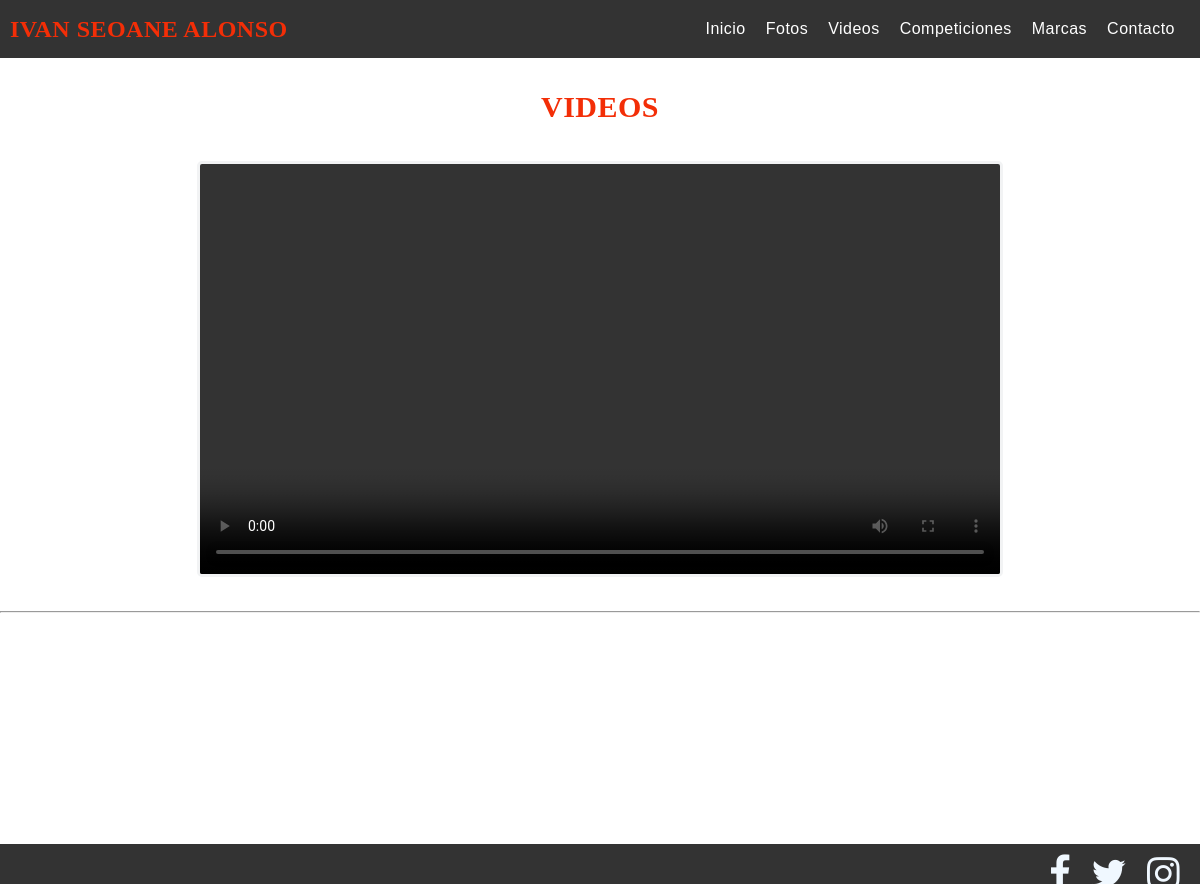
The app's page /videos/Videos/, older data.
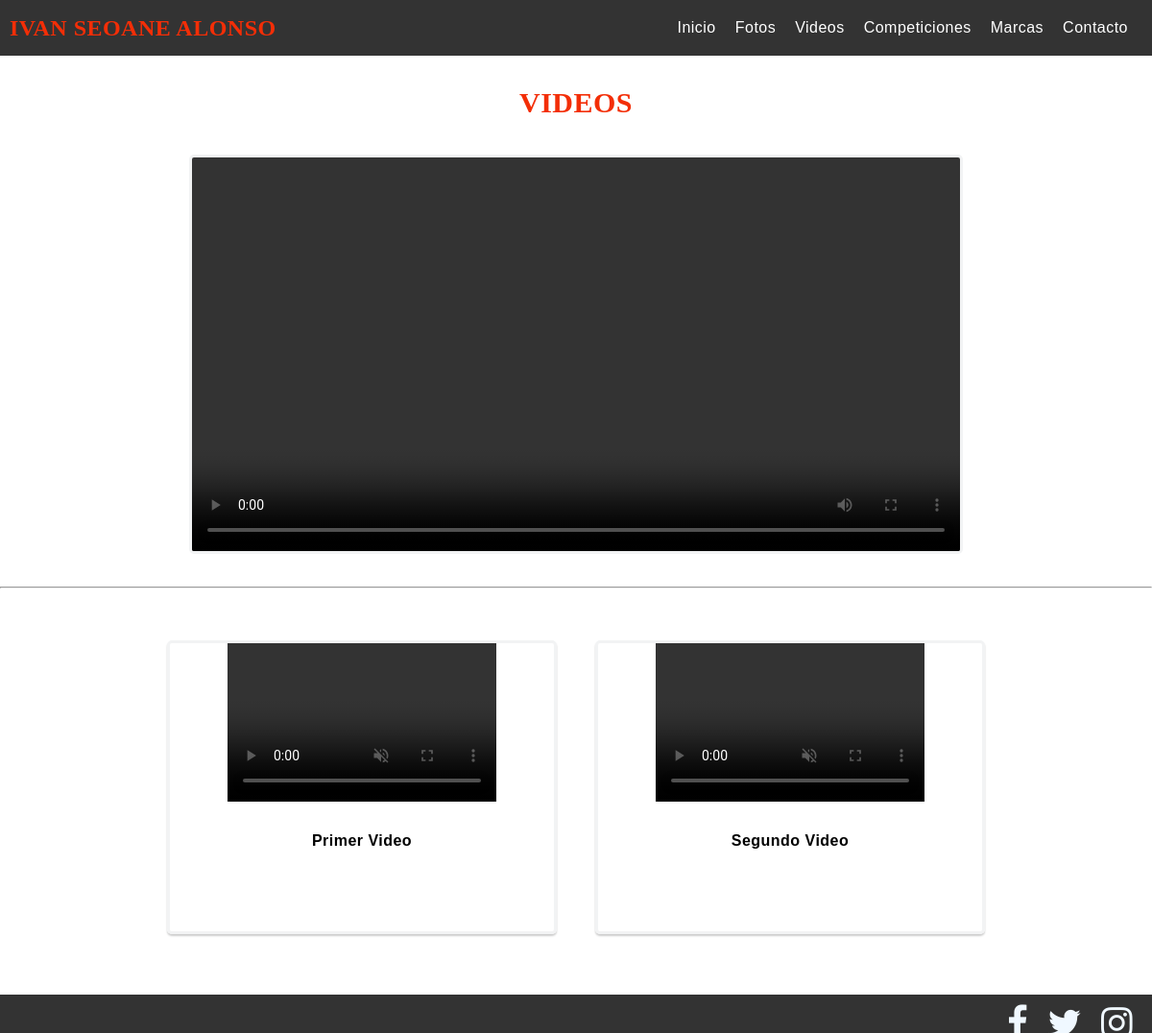
The same page, newer data.
### videos/models.py (models this page shows, shortened)
class videos(models.Model):
    nombre = models.CharField(max_length=120)
    video=models.FileField(upload_to=('video/%y'))
    created=models.DateTimeField(auto_now_add=True)
    updated=models.DateTimeField(auto_now_add=True)
    class Meta:
        verbose_name='video'
        verbose_name_plural='videos'

### videos/views.py (the view)
# urls.py: path('Videos/',views.Videos, name='Videos'),
def Videos(request):
    video=videos.objects.all()
    return render(request, 'videos/videos.html',{'video':video})

### videos/templates/videos/videos.html (shortened to what this page needs)
{% load static %}
<!DOCTYPE html>
<html>
<head>
	<link rel="stylesheet" href="{% static 'blogIvanapp/css/videos.css' %}">
</head>
<body>
	{% include "blogIvanapp/plantilla.html" %}
	<h3 class="title">VIDEOS</h3>
	<div class="vhs">
			<video  controls width="800" height="410"
			        src="ruta-del-video.mp4" type="video/mp4">
			</video>
	</div>
	<br>
	<hr>
	<br>
	<div class="container">
		{% for postVideo in video%}
		<div class="card">
			<video  controls width="280" height="165" type="video/mp4"
				src="{{postVideo.video.url}}" alt="" muted>
			</video>
			<h4 >{{postVideo.nombre}}</h4>
		</div>
		{% endfor %}
	</div>
</body>
</html>

Row changes from the older to the newer data that the page shows:
added videos: nombre "Primer Video"
added videos: nombre "Segundo Video"
